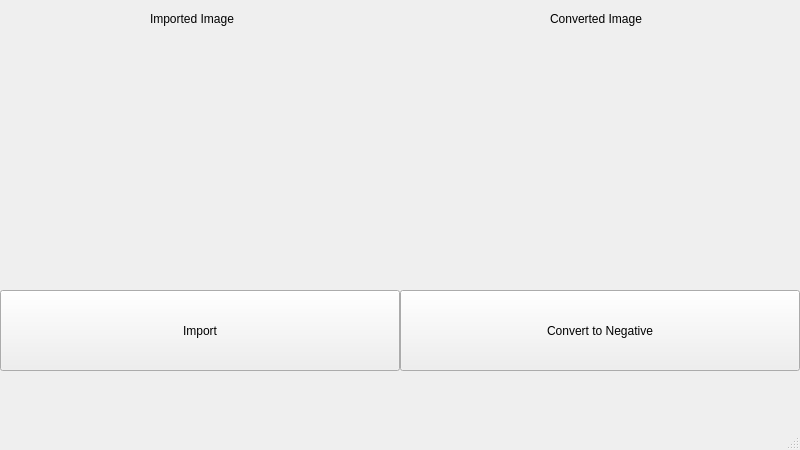
<?xml version="1.0" encoding="UTF-8"?>
<ui version="4.0">
 <class>MainWindow</class>
 <widget class="QMainWindow" name="MainWindow">
  <property name="geometry">
   <rect>
    <x>0</x>
    <y>0</y>
    <width>800</width>
    <height>450</height>
   </rect>
  </property>
  <property name="windowTitle">
   <string>MainWindow</string>
  </property>
  <widget class="QWidget" name="centralwidget">
   <widget class="QLabel" name="imageinput">
    <property name="geometry">
     <rect>
      <x>0</x>
      <y>30</y>
      <width>400</width>
      <height>225</height>
     </rect>
    </property>
    <property name="text">
     <string/>
    </property>
    <property name="pixmap">
     <pixmap>../Exp1/killer.jpg</pixmap>
    </property>
    <property name="scaledContents">
     <bool>true</bool>
    </property>
   </widget>
   <widget class="QPushButton" name="import_image">
    <property name="geometry">
     <rect>
      <x>0</x>
      <y>290</y>
      <width>400</width>
      <height>81</height>
     </rect>
    </property>
    <property name="text">
     <string>Import</string>
    </property>
   </widget>
   <widget class="QPushButton" name="output">
    <property name="geometry">
     <rect>
      <x>400</x>
      <y>290</y>
      <width>400</width>
      <height>81</height>
     </rect>
    </property>
    <property name="text">
     <string>Convert to Negative</string>
    </property>
   </widget>
   <widget class="QLabel" name="imageoutput">
    <property name="geometry">
     <rect>
      <x>401</x>
      <y>30</y>
      <width>400</width>
      <height>225</height>
     </rect>
    </property>
    <property name="text">
     <string/>
    </property>
    <property name="pixmap">
     <pixmap>../Exp1/killer.jpg</pixmap>
    </property>
    <property name="scaledContents">
     <bool>true</bool>
    </property>
   </widget>
   <widget class="QLabel" name="label">
    <property name="geometry">
     <rect>
      <x>150</x>
      <y>10</y>
      <width>101</width>
      <height>17</height>
     </rect>
    </property>
    <property name="text">
     <string>Imported Image</string>
    </property>
   </widget>
   <widget class="QLabel" name="label_2">
    <property name="geometry">
     <rect>
      <x>550</x>
      <y>10</y>
      <width>101</width>
      <height>17</height>
     </rect>
    </property>
    <property name="text">
     <string>Converted Image</string>
    </property>
   </widget>
  </widget>
  <widget class="QMenuBar" name="menubar">
   <property name="geometry">
    <rect>
     <x>0</x>
     <y>0</y>
     <width>800</width>
     <height>27</height>
    </rect>
   </property>
  </widget>
  <widget class="QStatusBar" name="statusbar"/>
 </widget>
 <resources/>
 <connections/>
</ui>
